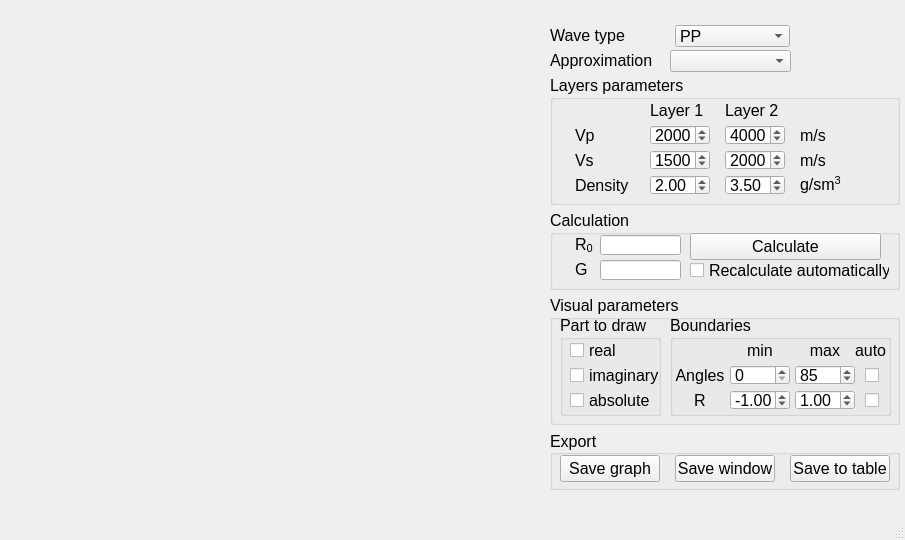
<?xml version="1.0" encoding="UTF-8"?>
<ui version="4.0">
 <class>WindowMain</class>
 <widget class="QMainWindow" name="WindowMain">
  <property name="geometry">
   <rect>
    <x>0</x>
    <y>0</y>
    <width>905</width>
    <height>540</height>
   </rect>
  </property>
  <property name="sizePolicy">
   <sizepolicy hsizetype="Expanding" vsizetype="Expanding">
    <horstretch>0</horstretch>
    <verstretch>0</verstretch>
   </sizepolicy>
  </property>
  <property name="windowTitle">
   <string>Reflections</string>
  </property>
  <widget class="QWidget" name="centralwidget">
   <widget class="QCustomPlot" name="plot_main" native="true">
    <property name="geometry">
     <rect>
      <x>25</x>
      <y>25</y>
      <width>500</width>
      <height>465</height>
     </rect>
    </property>
    <property name="sizePolicy">
     <sizepolicy hsizetype="Expanding" vsizetype="Expanding">
      <horstretch>0</horstretch>
      <verstretch>0</verstretch>
     </sizepolicy>
    </property>
    <property name="minimumSize">
     <size>
      <width>200</width>
      <height>200</height>
     </size>
    </property>
    <property name="sizeIncrement">
     <size>
      <width>1</width>
      <height>1</height>
     </size>
    </property>
    <property name="baseSize">
     <size>
      <width>500</width>
      <height>500</height>
     </size>
    </property>
    <property name="font">
     <font>
      <pointsize>8</pointsize>
     </font>
    </property>
   </widget>
   <widget class="QComboBox" name="comboBox_wave_type">
    <property name="geometry">
     <rect>
      <x>675</x>
      <y>25</y>
      <width>115</width>
      <height>22</height>
     </rect>
    </property>
    <property name="font">
     <font>
      <pointsize>12</pointsize>
     </font>
    </property>
    <item>
     <property name="text">
      <string>PP</string>
     </property>
    </item>
    <item>
     <property name="text">
      <string>PS</string>
     </property>
    </item>
    <item>
     <property name="text">
      <string>SP</string>
     </property>
    </item>
    <item>
     <property name="text">
      <string>SS</string>
     </property>
    </item>
   </widget>
   <widget class="QLabel" name="label_wave_type">
    <property name="geometry">
     <rect>
      <x>550</x>
      <y>25</y>
      <width>110</width>
      <height>20</height>
     </rect>
    </property>
    <property name="font">
     <font>
      <pointsize>12</pointsize>
     </font>
    </property>
    <property name="text">
     <string>Wave type</string>
    </property>
   </widget>
   <widget class="QGroupBox" name="groupBox_layers">
    <property name="geometry">
     <rect>
      <x>550</x>
      <y>75</y>
      <width>350</width>
      <height>130</height>
     </rect>
    </property>
    <property name="sizePolicy">
     <sizepolicy hsizetype="Fixed" vsizetype="Fixed">
      <horstretch>0</horstretch>
      <verstretch>0</verstretch>
     </sizepolicy>
    </property>
    <property name="minimumSize">
     <size>
      <width>350</width>
      <height>130</height>
     </size>
    </property>
    <property name="maximumSize">
     <size>
      <width>350</width>
      <height>130</height>
     </size>
    </property>
    <property name="font">
     <font>
      <pointsize>12</pointsize>
     </font>
    </property>
    <property name="title">
     <string>Layers parameters</string>
    </property>
    <widget class="QLabel" name="label_vp_4">
     <property name="geometry">
      <rect>
       <x>250</x>
       <y>100</y>
       <width>50</width>
       <height>20</height>
      </rect>
     </property>
     <property name="font">
      <font>
       <pointsize>12</pointsize>
      </font>
     </property>
     <property name="text">
      <string>&lt;html&gt;&lt;head/&gt;&lt;body&gt;&lt;p&gt;g/sm&lt;span style=&quot; vertical-align:super;&quot;&gt;3&lt;/span&gt;&lt;/p&gt;&lt;/body&gt;&lt;/html&gt;</string>
     </property>
    </widget>
    <widget class="QSpinBox" name="spinBox_vp1">
     <property name="geometry">
      <rect>
       <x>100</x>
       <y>50</y>
       <width>60</width>
       <height>20</height>
      </rect>
     </property>
     <property name="font">
      <font>
       <pointsize>12</pointsize>
      </font>
     </property>
     <property name="minimum">
      <number>10</number>
     </property>
     <property name="maximum">
      <number>20000</number>
     </property>
     <property name="singleStep">
      <number>50</number>
     </property>
     <property name="value">
      <number>2000</number>
     </property>
    </widget>
    <widget class="QLabel" name="label_vp">
     <property name="geometry">
      <rect>
       <x>25</x>
       <y>50</y>
       <width>40</width>
       <height>20</height>
      </rect>
     </property>
     <property name="font">
      <font>
       <pointsize>12</pointsize>
      </font>
     </property>
     <property name="text">
      <string>Vp</string>
     </property>
    </widget>
    <widget class="QDoubleSpinBox" name="doubleSpinBox_dn2">
     <property name="geometry">
      <rect>
       <x>175</x>
       <y>100</y>
       <width>60</width>
       <height>20</height>
      </rect>
     </property>
     <property name="font">
      <font>
       <pointsize>12</pointsize>
      </font>
     </property>
     <property name="minimum">
      <double>0.010000000000000</double>
     </property>
     <property name="maximum">
      <double>10.000000000000000</double>
     </property>
     <property name="singleStep">
      <double>0.500000000000000</double>
     </property>
     <property name="value">
      <double>3.500000000000000</double>
     </property>
    </widget>
    <widget class="QDoubleSpinBox" name="doubleSpinBox_dn1">
     <property name="geometry">
      <rect>
       <x>100</x>
       <y>100</y>
       <width>60</width>
       <height>20</height>
      </rect>
     </property>
     <property name="font">
      <font>
       <pointsize>12</pointsize>
      </font>
     </property>
     <property name="minimum">
      <double>0.010000000000000</double>
     </property>
     <property name="maximum">
      <double>10.000000000000000</double>
     </property>
     <property name="singleStep">
      <double>0.500000000000000</double>
     </property>
     <property name="value">
      <double>2.000000000000000</double>
     </property>
    </widget>
    <widget class="QLabel" name="label_layer_2">
     <property name="geometry">
      <rect>
       <x>175</x>
       <y>25</y>
       <width>60</width>
       <height>20</height>
      </rect>
     </property>
     <property name="font">
      <font>
       <pointsize>12</pointsize>
      </font>
     </property>
     <property name="text">
      <string>Layer 2</string>
     </property>
    </widget>
    <widget class="QLabel" name="label_vs">
     <property name="geometry">
      <rect>
       <x>25</x>
       <y>75</y>
       <width>60</width>
       <height>20</height>
      </rect>
     </property>
     <property name="font">
      <font>
       <pointsize>12</pointsize>
      </font>
     </property>
     <property name="text">
      <string>Vs</string>
     </property>
    </widget>
    <widget class="QLabel" name="label_vp_2">
     <property name="geometry">
      <rect>
       <x>250</x>
       <y>75</y>
       <width>40</width>
       <height>20</height>
      </rect>
     </property>
     <property name="font">
      <font>
       <pointsize>12</pointsize>
      </font>
     </property>
     <property name="text">
      <string>m/s</string>
     </property>
    </widget>
    <widget class="QLabel" name="label_vp_3">
     <property name="geometry">
      <rect>
       <x>250</x>
       <y>50</y>
       <width>40</width>
       <height>20</height>
      </rect>
     </property>
     <property name="font">
      <font>
       <pointsize>12</pointsize>
      </font>
     </property>
     <property name="text">
      <string>m/s</string>
     </property>
    </widget>
    <widget class="QLabel" name="label_layer_1">
     <property name="geometry">
      <rect>
       <x>100</x>
       <y>25</y>
       <width>60</width>
       <height>20</height>
      </rect>
     </property>
     <property name="font">
      <font>
       <pointsize>12</pointsize>
      </font>
     </property>
     <property name="text">
      <string>Layer 1</string>
     </property>
    </widget>
    <widget class="QSpinBox" name="spinBox_vs2">
     <property name="geometry">
      <rect>
       <x>175</x>
       <y>75</y>
       <width>60</width>
       <height>20</height>
      </rect>
     </property>
     <property name="font">
      <font>
       <pointsize>12</pointsize>
      </font>
     </property>
     <property name="minimum">
      <number>10</number>
     </property>
     <property name="maximum">
      <number>20000</number>
     </property>
     <property name="singleStep">
      <number>50</number>
     </property>
     <property name="value">
      <number>2000</number>
     </property>
    </widget>
    <widget class="QLabel" name="label_density">
     <property name="geometry">
      <rect>
       <x>25</x>
       <y>100</y>
       <width>60</width>
       <height>20</height>
      </rect>
     </property>
     <property name="font">
      <font>
       <pointsize>12</pointsize>
      </font>
     </property>
     <property name="text">
      <string>Density</string>
     </property>
    </widget>
    <widget class="QSpinBox" name="spinBox_vp2">
     <property name="geometry">
      <rect>
       <x>175</x>
       <y>50</y>
       <width>60</width>
       <height>20</height>
      </rect>
     </property>
     <property name="font">
      <font>
       <pointsize>12</pointsize>
      </font>
     </property>
     <property name="minimum">
      <number>10</number>
     </property>
     <property name="maximum">
      <number>20000</number>
     </property>
     <property name="singleStep">
      <number>50</number>
     </property>
     <property name="value">
      <number>4000</number>
     </property>
    </widget>
    <widget class="QSpinBox" name="spinBox_vs1">
     <property name="geometry">
      <rect>
       <x>100</x>
       <y>75</y>
       <width>60</width>
       <height>20</height>
      </rect>
     </property>
     <property name="font">
      <font>
       <pointsize>12</pointsize>
      </font>
     </property>
     <property name="minimum">
      <number>10</number>
     </property>
     <property name="maximum">
      <number>20000</number>
     </property>
     <property name="singleStep">
      <number>50</number>
     </property>
     <property name="value">
      <number>1500</number>
     </property>
    </widget>
   </widget>
   <widget class="QGroupBox" name="groupBox_visual">
    <property name="geometry">
     <rect>
      <x>550</x>
      <y>295</y>
      <width>350</width>
      <height>130</height>
     </rect>
    </property>
    <property name="sizePolicy">
     <sizepolicy hsizetype="Fixed" vsizetype="Fixed">
      <horstretch>0</horstretch>
      <verstretch>0</verstretch>
     </sizepolicy>
    </property>
    <property name="minimumSize">
     <size>
      <width>350</width>
      <height>130</height>
     </size>
    </property>
    <property name="maximumSize">
     <size>
      <width>350</width>
      <height>130</height>
     </size>
    </property>
    <property name="font">
     <font>
      <pointsize>12</pointsize>
     </font>
    </property>
    <property name="title">
     <string>Visual parameters</string>
    </property>
    <widget class="QGroupBox" name="groupBox_parts">
     <property name="geometry">
      <rect>
       <x>10</x>
       <y>20</y>
       <width>101</width>
       <height>101</height>
      </rect>
     </property>
     <property name="font">
      <font>
       <pointsize>12</pointsize>
      </font>
     </property>
     <property name="title">
      <string>Part to draw</string>
     </property>
     <widget class="QCheckBox" name="checkBox_abs">
      <property name="geometry">
       <rect>
        <x>10</x>
        <y>75</y>
        <width>90</width>
        <height>20</height>
       </rect>
      </property>
      <property name="text">
       <string>absolute</string>
      </property>
     </widget>
     <widget class="QCheckBox" name="checkBox_imag">
      <property name="geometry">
       <rect>
        <x>10</x>
        <y>50</y>
        <width>90</width>
        <height>20</height>
       </rect>
      </property>
      <property name="text">
       <string>imaginary</string>
      </property>
     </widget>
     <widget class="QCheckBox" name="checkBox_real">
      <property name="geometry">
       <rect>
        <x>10</x>
        <y>25</y>
        <width>90</width>
        <height>20</height>
       </rect>
      </property>
      <property name="text">
       <string>real</string>
      </property>
     </widget>
    </widget>
    <widget class="QGroupBox" name="groupBox_bound">
     <property name="geometry">
      <rect>
       <x>120</x>
       <y>20</y>
       <width>221</width>
       <height>101</height>
      </rect>
     </property>
     <property name="title">
      <string>Boundaries</string>
     </property>
     <widget class="QLabel" name="label_angles">
      <property name="geometry">
       <rect>
        <x>5</x>
        <y>50</y>
        <width>50</width>
        <height>20</height>
       </rect>
      </property>
      <property name="font">
       <font>
        <pointsize>12</pointsize>
       </font>
      </property>
      <property name="text">
       <string>Angles</string>
      </property>
      <property name="alignment">
       <set>Qt::AlignCenter</set>
      </property>
     </widget>
     <widget class="QLabel" name="label_r">
      <property name="geometry">
       <rect>
        <x>5</x>
        <y>75</y>
        <width>50</width>
        <height>20</height>
       </rect>
      </property>
      <property name="font">
       <font>
        <pointsize>12</pointsize>
       </font>
      </property>
      <property name="text">
       <string>R</string>
      </property>
      <property name="alignment">
       <set>Qt::AlignCenter</set>
      </property>
     </widget>
     <widget class="QLabel" name="label_bound_min">
      <property name="geometry">
       <rect>
        <x>60</x>
        <y>25</y>
        <width>60</width>
        <height>20</height>
       </rect>
      </property>
      <property name="font">
       <font>
        <pointsize>12</pointsize>
       </font>
      </property>
      <property name="text">
       <string>min</string>
      </property>
      <property name="alignment">
       <set>Qt::AlignCenter</set>
      </property>
     </widget>
     <widget class="QSpinBox" name="spinBox_angle_max">
      <property name="geometry">
       <rect>
        <x>125</x>
        <y>50</y>
        <width>60</width>
        <height>20</height>
       </rect>
      </property>
      <property name="font">
       <font>
        <pointsize>12</pointsize>
       </font>
      </property>
      <property name="minimum">
       <number>0</number>
      </property>
      <property name="maximum">
       <number>89</number>
      </property>
      <property name="singleStep">
       <number>5</number>
      </property>
      <property name="value">
       <number>85</number>
      </property>
     </widget>
     <widget class="QSpinBox" name="spinBox_angle_min">
      <property name="geometry">
       <rect>
        <x>60</x>
        <y>50</y>
        <width>60</width>
        <height>20</height>
       </rect>
      </property>
      <property name="font">
       <font>
        <pointsize>12</pointsize>
       </font>
      </property>
      <property name="minimum">
       <number>0</number>
      </property>
      <property name="maximum">
       <number>89</number>
      </property>
      <property name="singleStep">
       <number>5</number>
      </property>
      <property name="value">
       <number>0</number>
      </property>
     </widget>
     <widget class="QDoubleSpinBox" name="doubleSpinBox_r_min">
      <property name="geometry">
       <rect>
        <x>60</x>
        <y>75</y>
        <width>60</width>
        <height>20</height>
       </rect>
      </property>
      <property name="font">
       <font>
        <pointsize>12</pointsize>
       </font>
      </property>
      <property name="minimum">
       <double>-5.000000000000000</double>
      </property>
      <property name="maximum">
       <double>5.000000000000000</double>
      </property>
      <property name="singleStep">
       <double>0.500000000000000</double>
      </property>
      <property name="value">
       <double>-1.000000000000000</double>
      </property>
     </widget>
     <widget class="QLabel" name="label_bound_resize">
      <property name="geometry">
       <rect>
        <x>185</x>
        <y>25</y>
        <width>31</width>
        <height>20</height>
       </rect>
      </property>
      <property name="font">
       <font>
        <pointsize>12</pointsize>
       </font>
      </property>
      <property name="text">
       <string>auto</string>
      </property>
     </widget>
     <widget class="QDoubleSpinBox" name="doubleSpinBox_r_max">
      <property name="geometry">
       <rect>
        <x>125</x>
        <y>75</y>
        <width>60</width>
        <height>20</height>
       </rect>
      </property>
      <property name="font">
       <font>
        <pointsize>12</pointsize>
       </font>
      </property>
      <property name="minimum">
       <double>0.010000000000000</double>
      </property>
      <property name="maximum">
       <double>10.000000000000000</double>
      </property>
      <property name="singleStep">
       <double>0.500000000000000</double>
      </property>
      <property name="value">
       <double>1.000000000000000</double>
      </property>
     </widget>
     <widget class="QCheckBox" name="checkBox_angle">
      <property name="geometry">
       <rect>
        <x>195</x>
        <y>50</y>
        <width>16</width>
        <height>20</height>
       </rect>
      </property>
      <property name="text">
       <string/>
      </property>
     </widget>
     <widget class="QCheckBox" name="checkBox_r">
      <property name="geometry">
       <rect>
        <x>195</x>
        <y>75</y>
        <width>16</width>
        <height>20</height>
       </rect>
      </property>
      <property name="text">
       <string/>
      </property>
     </widget>
     <widget class="QLabel" name="label_bound_max">
      <property name="geometry">
       <rect>
        <x>125</x>
        <y>25</y>
        <width>60</width>
        <height>20</height>
       </rect>
      </property>
      <property name="font">
       <font>
        <pointsize>12</pointsize>
       </font>
      </property>
      <property name="text">
       <string>max</string>
      </property>
      <property name="alignment">
       <set>Qt::AlignCenter</set>
      </property>
     </widget>
    </widget>
   </widget>
   <widget class="QLabel" name="label_approx">
    <property name="geometry">
     <rect>
      <x>550</x>
      <y>50</y>
      <width>110</width>
      <height>20</height>
     </rect>
    </property>
    <property name="font">
     <font>
      <pointsize>12</pointsize>
     </font>
    </property>
    <property name="text">
     <string>Approximation</string>
    </property>
   </widget>
   <widget class="QGroupBox" name="groupBox_calc">
    <property name="geometry">
     <rect>
      <x>550</x>
      <y>210</y>
      <width>350</width>
      <height>80</height>
     </rect>
    </property>
    <property name="font">
     <font>
      <pointsize>12</pointsize>
     </font>
    </property>
    <property name="title">
     <string>Calculation</string>
    </property>
    <widget class="QCheckBox" name="checkBox_recalc">
     <property name="geometry">
      <rect>
       <x>140</x>
       <y>50</y>
       <width>200</width>
       <height>20</height>
      </rect>
     </property>
     <property name="font">
      <font>
       <pointsize>12</pointsize>
      </font>
     </property>
     <property name="text">
      <string>Recalculate automatically</string>
     </property>
    </widget>
    <widget class="QPushButton" name="pushButton_compute">
     <property name="geometry">
      <rect>
       <x>140</x>
       <y>23</y>
       <width>191</width>
       <height>27</height>
      </rect>
     </property>
     <property name="font">
      <font>
       <pointsize>12</pointsize>
      </font>
     </property>
     <property name="text">
      <string>Calculate</string>
     </property>
    </widget>
    <widget class="QLabel" name="label_r0">
     <property name="geometry">
      <rect>
       <x>25</x>
       <y>25</y>
       <width>20</width>
       <height>20</height>
      </rect>
     </property>
     <property name="font">
      <font>
       <pointsize>12</pointsize>
      </font>
     </property>
     <property name="text">
      <string>&lt;html&gt;&lt;head/&gt;&lt;body&gt;&lt;p&gt;&lt;span style=&quot; font-size:12pt;&quot;&gt;R&lt;/span&gt;&lt;span style=&quot; font-size:12pt; vertical-align:sub;&quot;&gt;0&lt;/span&gt;&lt;/p&gt;&lt;/body&gt;&lt;/html&gt;</string>
     </property>
    </widget>
    <widget class="QLineEdit" name="lineEdit_r">
     <property name="geometry">
      <rect>
       <x>50</x>
       <y>25</y>
       <width>81</width>
       <height>20</height>
      </rect>
     </property>
     <property name="readOnly">
      <bool>true</bool>
     </property>
    </widget>
    <widget class="QLabel" name="label_g">
     <property name="geometry">
      <rect>
       <x>25</x>
       <y>50</y>
       <width>20</width>
       <height>20</height>
      </rect>
     </property>
     <property name="font">
      <font>
       <pointsize>12</pointsize>
      </font>
     </property>
     <property name="text">
      <string>&lt;html&gt;&lt;head/&gt;&lt;body&gt;&lt;p&gt;&lt;span style=&quot; font-size:12pt;&quot;&gt;G&lt;/span&gt;&lt;/p&gt;&lt;/body&gt;&lt;/html&gt;</string>
     </property>
    </widget>
    <widget class="QLineEdit" name="lineEdit_g">
     <property name="geometry">
      <rect>
       <x>50</x>
       <y>50</y>
       <width>81</width>
       <height>20</height>
      </rect>
     </property>
     <property name="readOnly">
      <bool>true</bool>
     </property>
    </widget>
   </widget>
   <widget class="QGroupBox" name="groupBox_export">
    <property name="geometry">
     <rect>
      <x>550</x>
      <y>430</y>
      <width>350</width>
      <height>60</height>
     </rect>
    </property>
    <property name="font">
     <font>
      <pointsize>12</pointsize>
     </font>
    </property>
    <property name="title">
     <string>Export</string>
    </property>
    <property name="alignment">
     <set>Qt::AlignLeading|Qt::AlignLeft|Qt::AlignVCenter</set>
    </property>
    <widget class="QPushButton" name="pushButton_graph">
     <property name="geometry">
      <rect>
       <x>10</x>
       <y>25</y>
       <width>100</width>
       <height>27</height>
      </rect>
     </property>
     <property name="text">
      <string>Save graph</string>
     </property>
    </widget>
    <widget class="QPushButton" name="pushButton_window">
     <property name="geometry">
      <rect>
       <x>125</x>
       <y>25</y>
       <width>100</width>
       <height>27</height>
      </rect>
     </property>
     <property name="text">
      <string>Save window</string>
     </property>
    </widget>
    <widget class="QPushButton" name="pushButton_table">
     <property name="geometry">
      <rect>
       <x>240</x>
       <y>25</y>
       <width>100</width>
       <height>27</height>
      </rect>
     </property>
     <property name="text">
      <string>Save to table</string>
     </property>
    </widget>
   </widget>
   <widget class="QComboBox" name="comboBox_approx">
    <property name="geometry">
     <rect>
      <x>670</x>
      <y>50</y>
      <width>121</width>
      <height>22</height>
     </rect>
    </property>
   </widget>
  </widget>
  <widget class="QMenuBar" name="menubar">
   <property name="geometry">
    <rect>
     <x>0</x>
     <y>0</y>
     <width>905</width>
     <height>21</height>
    </rect>
   </property>
  </widget>
  <widget class="QStatusBar" name="statusbar"/>
 </widget>
 <customwidgets>
  <customwidget>
   <class>QCustomPlot</class>
   <extends>QWidget</extends>
   <header>qcustomplot.h</header>
   <container>1</container>
  </customwidget>
 </customwidgets>
 <resources/>
 <connections/>
</ui>
